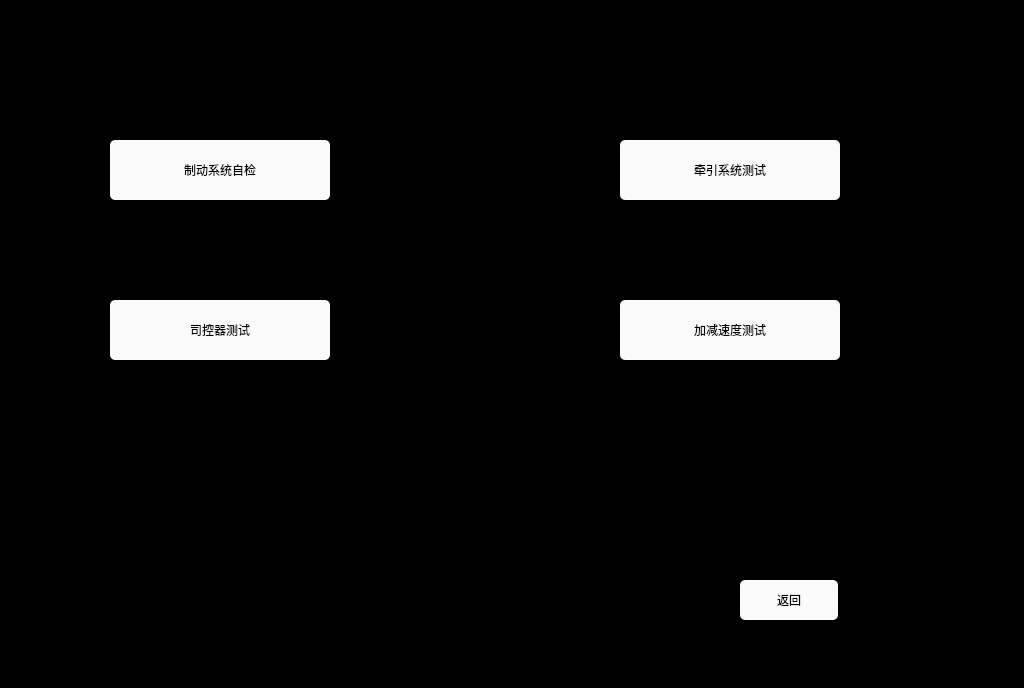
<?xml version="1.0" encoding="UTF-8"?>
<ui version="4.0">
 <class>TestPage</class>
 <widget class="QWidget" name="TestPage">
  <property name="geometry">
   <rect>
    <x>0</x>
    <y>0</y>
    <width>1024</width>
    <height>688</height>
   </rect>
  </property>
  <property name="windowTitle">
   <string>Form</string>
  </property>
  <property name="styleSheet">
   <string notr="true">QLabel
{
	color: white;
	border: 2px groove, gray;
    border-color: gray;
	font: 20px, &quot;SimHei&quot;;	
}

QWidget
{
	background-color: black;
}

QPushButton
{
	font: 20px, &quot;SimHei&quot;;
    color: black;
	background-color: rgb(250, 250, 250);
	border-radius: 5px;
}</string>
  </property>
  <widget class="QPushButton" name="btn_back">
   <property name="geometry">
    <rect>
     <x>740</x>
     <y>580</y>
     <width>98</width>
     <height>40</height>
    </rect>
   </property>
   <property name="text">
    <string>返回</string>
   </property>
  </widget>
  <widget class="QPushButton" name="btn_breakTest">
   <property name="geometry">
    <rect>
     <x>110</x>
     <y>140</y>
     <width>220</width>
     <height>60</height>
    </rect>
   </property>
   <property name="text">
    <string>制动系统自检</string>
   </property>
  </widget>
  <widget class="QPushButton" name="btn_tractionTest">
   <property name="geometry">
    <rect>
     <x>620</x>
     <y>140</y>
     <width>220</width>
     <height>60</height>
    </rect>
   </property>
   <property name="text">
    <string>牵引系统测试</string>
   </property>
  </widget>
  <widget class="QPushButton" name="btn_speedTest">
   <property name="geometry">
    <rect>
     <x>620</x>
     <y>300</y>
     <width>220</width>
     <height>60</height>
    </rect>
   </property>
   <property name="text">
    <string>加减速度测试</string>
   </property>
  </widget>
  <widget class="QPushButton" name="btn_driverTest">
   <property name="geometry">
    <rect>
     <x>110</x>
     <y>300</y>
     <width>220</width>
     <height>60</height>
    </rect>
   </property>
   <property name="text">
    <string>司控器测试</string>
   </property>
  </widget>
 </widget>
 <resources/>
 <connections/>
</ui>
